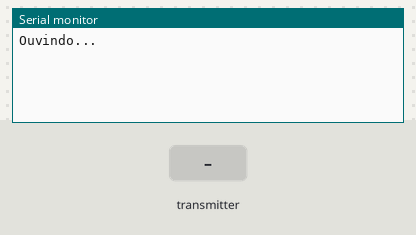
The sketch below on a simulated Arduino Uno, built with avr-gcc and run on an emulated ATmega328P. Parts: the last lines printed to the serial monitor. The inputs (shaded band) are chosen by the test bench. No radio packets arrive unless stated.

Above: at 1.2 s.
1.3 s: the transmitter starts sending dataToReceive.0 = 0
At 1.37 s:
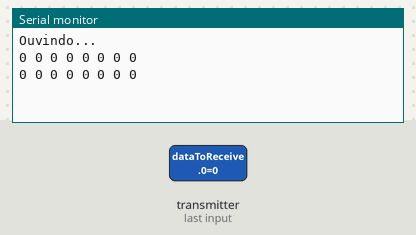
3.2 s: the transmitter starts sending dataToReceive.1 = 0
6.2 s: the transmitter starts sending dataToReceive.2 = 256
At 6.32 s:
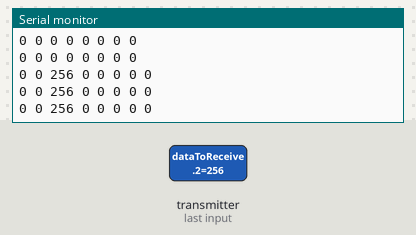
9.2 s: the transmitter starts sending dataToReceive.3 = 0
12.2 s: the transmitter starts sending dataToReceive.5 = 0
15.2 s: the transmitter starts sending dataToReceive.0 = 256
At 15.32 s:
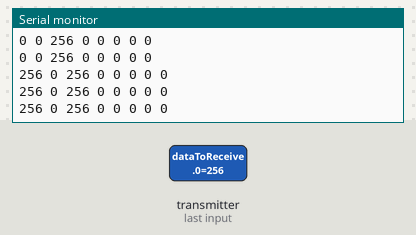

The sketch:

nRF24l01.ino
```cpp
/*
* nRF24L01+ Receiver code written by drselim
* https://www.youtube.com/c/drselim
*
*/
#include <SPI.h>
#include <nRF24L01.h>
#include <RF24.h>
RF24 radio(8, 7); // CE, CSN
const byte address[6] = "00001";

void setup() {
  Serial.begin(9600);
  radio.begin();
  radio.openReadingPipe(0, address);
  radio.setPALevel(RF24_PA_MIN);
  radio.startListening();
  Serial.println("Ouvindo...");
}
void loop() {
  if (radio.available()) {
    int dataToReceive[8];

    radio.read(&dataToReceive, sizeof(dataToReceive));

    String bosluk = " ";
    String String_to_Print = dataToReceive[0] + bosluk + dataToReceive[1] + bosluk + dataToReceive[2] + bosluk + dataToReceive[3] + bosluk + dataToReceive[4] + bosluk + dataToReceive[5] + bosluk + dataToReceive[6] + bosluk + dataToReceive[7];


    Serial.println(String_to_Print);

  }
}
```

Measured:
- after the input at 1.3 s, the serial monitor: prints a new line at once (image 1)
- after the input at 6.2 s, the serial monitor: prints a new line at once (image 2)
- after the input at 15.2 s, the serial monitor: prints a new line at once (image 3)
